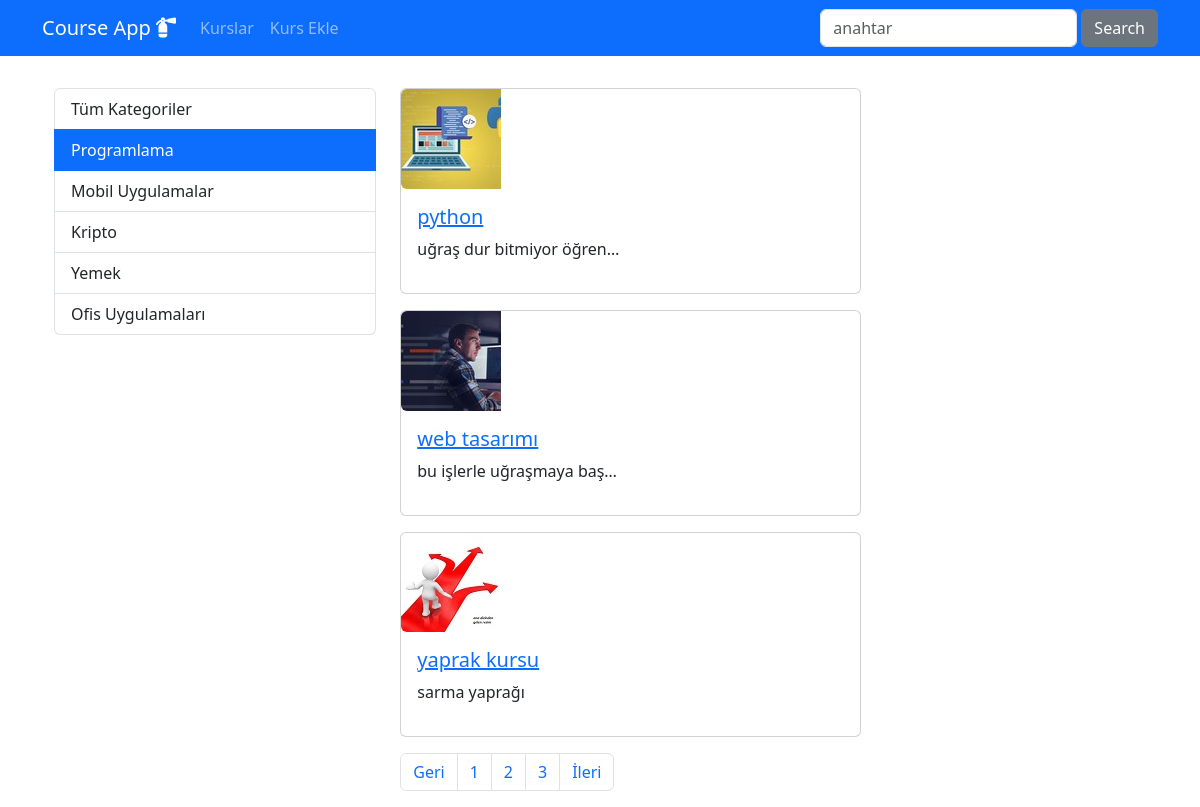
Page /kurslar/kategori/programlama?page=2 on the earlier database version.
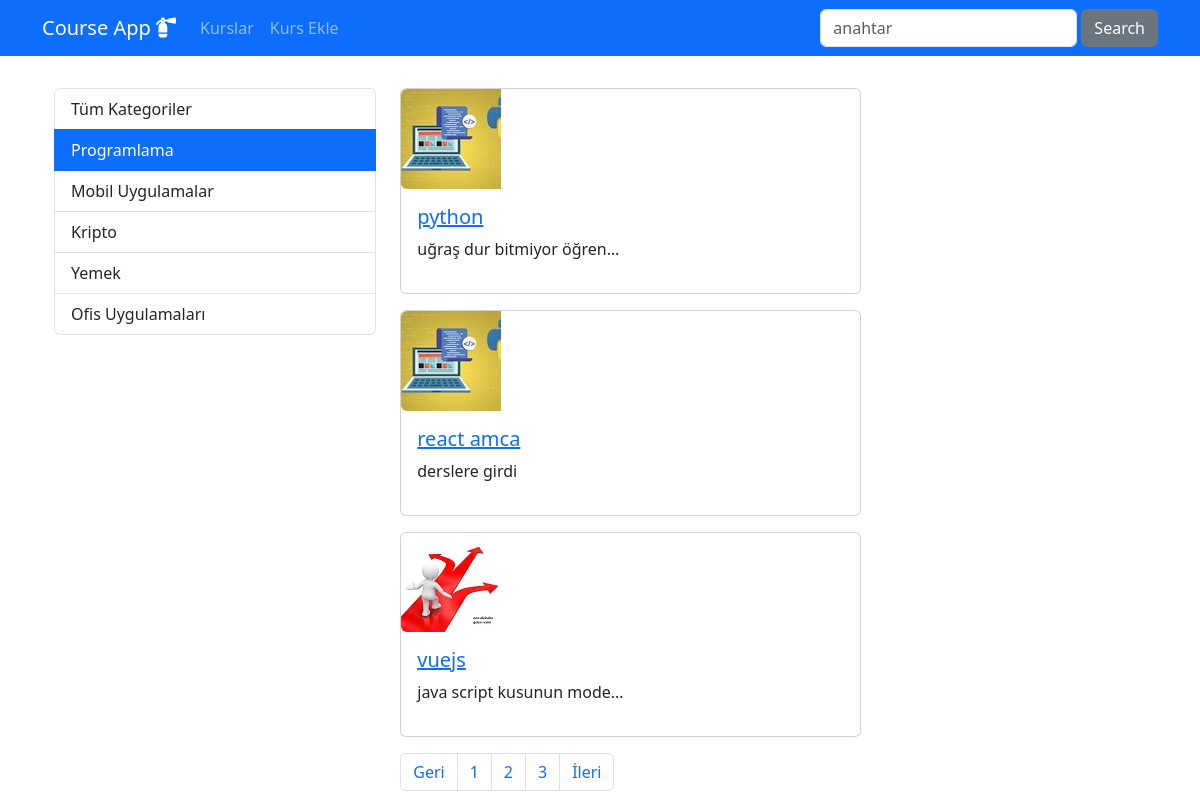
Same page on the later database version.
### courses/models.py (models this page shows, shortened)
class Category(models.Model):
    name = models.CharField(max_length=40)
    slug = models.SlugField(default="", null=False, unique=True,db_index=True, max_length=50)

class Course(models.Model):
    title = models.CharField(max_length=50)
    description = models.TextField()
    imageUrl = models.CharField(max_length=50)
    isActive = models.BooleanField(default=False)
    isHome = models.BooleanField(default=False)
    slug = models.SlugField(default="", blank=True, null=False, unique=True, db_index=True)
    categories = models.ManyToManyField(Category)

### courses/views.py (the view)
# urls.py: path('kategori/<slug:slug>', views.getCoursesByCategory, name="courses_by_category"),
def getCoursesByCategory (request, slug):
   kurslar = Course.objects.filter(categories__slug=slug, isActive=1).order_by("title",)
   kategoriler = Category.objects.all()
   paginator = Paginator(kurslar,3)
   page = request.GET.get("page",1)
   page_obj = paginator.page(page)
   return render(request, 'courses/list.html',{
        "categories": kategoriler,
        "page_obj" : page_obj,
        "seciliKategori" : slug,
   })

### courses/templates/courses/list.html (shortened to what this page needs)
{% extends 'layout.html' %}
{% load static %}
{% block content %}
    <div class="container mt-3">
        <div class="row">
            <div class="col-5">
                {% include "courses/partials/_categories.html" %}
                </div>
            <div class="col-7">
                {% for course in page_obj.object_list %}
                    {% include "courses/partials/_course.html" %}
                {% endfor %}
                {% include "courses/partials/_pagination.html" %}
            </div>
            </div>
        </div>
    </div>
{% endblock content %}

### courses/templates/courses/partials/_categories.html
<div class="list-group">
    <a href="/kurslar" class="list-group-item list-group-item-action">Tüm Kategoriler</a>
    {% for category in categories %}
    <a href="{% url 'courses_by_category' category.slug %}"
    class="list-group-item list-group-item-action {% if seciliKategori == category.slug %}active{% endif %}">
    {{category.name | title}}</a>
    {% endfor %}
</div>

### courses/templates/courses/partials/_course.html (shortened to what this page needs)
{% load static %}
<div class="card mb-3">
    <div class="col-4">
        <img class="img-fluid rounded-start" src="{% static 'courses/img/'|add:course.imageUrl %}" alt="{{ course.title }}">
    </div>
    <div class="col-8">
        <div class="card-body">
            <h5 class="card-title">
                <a href="{% url 'course_details' course.slug %}">
                    {{ course.title }}
                </a>
            </h5>
            <p class="card-text">{{ course.description | truncatechars:"25"}}</p>
        </div>
    </div>
</div>

Differences in the rows shown:
no longer on this page (row unchanged): Course: imageUrl (picture), title "web tasarımı", description "bu işlerle uğraşmaya baş…"
no longer on this page (row unchanged): Course: imageUrl (picture), title "yaprak kursu", description "sarma yaprağı"
added Course: imageUrl (picture), title "react amca", description "derslere girdi"
added Course: imageUrl (picture), title "vuejs", description "java script kusunun mode…"
